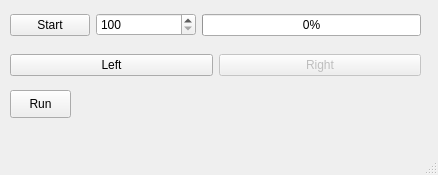
<?xml version="1.0" encoding="UTF-8"?>
<ui version="4.0">
 <class>MainWindow</class>
 <widget class="QMainWindow" name="MainWindow">
  <property name="geometry">
   <rect>
    <x>0</x>
    <y>0</y>
    <width>438</width>
    <height>175</height>
   </rect>
  </property>
  <property name="windowTitle">
   <string>MainWindow</string>
  </property>
  <widget class="QWidget" name="centralwidget">
   <widget class="QWidget" name="layoutWidget">
    <property name="geometry">
     <rect>
      <x>10</x>
      <y>10</y>
      <width>411</width>
      <height>30</height>
     </rect>
    </property>
    <layout class="QHBoxLayout" name="horizontalLayout">
     <item>
      <widget class="QPushButton" name="startBut">
       <property name="text">
        <string>Start</string>
       </property>
      </widget>
     </item>
     <item>
      <widget class="QSpinBox" name="spinBox">
       <property name="minimumSize">
        <size>
         <width>100</width>
         <height>0</height>
        </size>
       </property>
       <property name="minimum">
        <number>100</number>
       </property>
       <property name="maximum">
        <number>1000</number>
       </property>
       <property name="singleStep">
        <number>100</number>
       </property>
      </widget>
     </item>
     <item>
      <widget class="QProgressBar" name="progressBar">
       <property name="value">
        <number>0</number>
       </property>
      </widget>
     </item>
    </layout>
   </widget>
   <widget class="QWidget" name="layoutWidget">
    <property name="geometry">
     <rect>
      <x>10</x>
      <y>50</y>
      <width>411</width>
      <height>30</height>
     </rect>
    </property>
    <layout class="QHBoxLayout" name="horizontalLayout_2">
     <item>
      <widget class="QPushButton" name="leftBut">
       <property name="text">
        <string>Left</string>
       </property>
      </widget>
     </item>
     <item>
      <widget class="QPushButton" name="rightBut">
       <property name="enabled">
        <bool>false</bool>
       </property>
       <property name="text">
        <string>Right</string>
       </property>
      </widget>
     </item>
    </layout>
   </widget>
   <widget class="QPushButton" name="runBut">
    <property name="geometry">
     <rect>
      <x>10</x>
      <y>90</y>
      <width>61</width>
      <height>28</height>
     </rect>
    </property>
    <property name="text">
     <string>Run</string>
    </property>
   </widget>
  </widget>
  <widget class="QMenuBar" name="menubar">
   <property name="geometry">
    <rect>
     <x>0</x>
     <y>0</y>
     <width>438</width>
     <height>26</height>
    </rect>
   </property>
  </widget>
  <widget class="QStatusBar" name="statusbar"/>
 </widget>
 <resources/>
 <connections/>
</ui>
